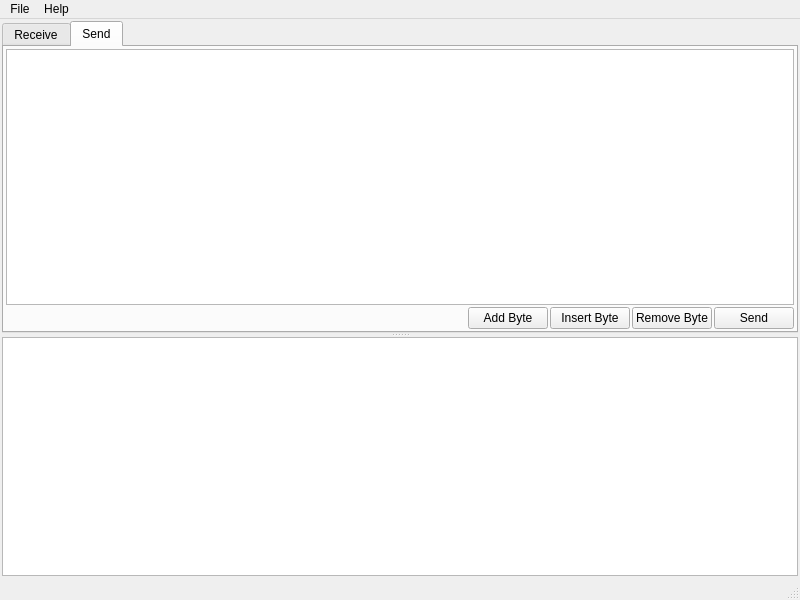
<?xml version="1.0" encoding="UTF-8"?>
<ui version="4.0">
 <class>MainWindow</class>
 <widget class="QMainWindow" name="MainWindow">
  <property name="geometry">
   <rect>
    <x>0</x>
    <y>0</y>
    <width>800</width>
    <height>600</height>
   </rect>
  </property>
  <property name="windowTitle">
   <string>UART Frame Parser</string>
  </property>
  <widget class="QWidget" name="centralwidget">
   <layout class="QVBoxLayout" name="verticalLayout">
    <property name="spacing">
     <number>2</number>
    </property>
    <property name="leftMargin">
     <number>2</number>
    </property>
    <property name="topMargin">
     <number>2</number>
    </property>
    <property name="rightMargin">
     <number>2</number>
    </property>
    <property name="bottomMargin">
     <number>2</number>
    </property>
    <item>
     <widget class="QSplitter" name="splitter_2">
      <property name="orientation">
       <enum>Qt::Vertical</enum>
      </property>
      <widget class="QTabWidget" name="tabWidget">
       <property name="currentIndex">
        <number>1</number>
       </property>
       <widget class="QWidget" name="receivingTab">
        <attribute name="title">
         <string>Receive</string>
        </attribute>
        <layout class="QHBoxLayout" name="horizontalLayout">
         <property name="spacing">
          <number>2</number>
         </property>
         <property name="leftMargin">
          <number>2</number>
         </property>
         <property name="topMargin">
          <number>2</number>
         </property>
         <property name="rightMargin">
          <number>2</number>
         </property>
         <property name="bottomMargin">
          <number>2</number>
         </property>
         <item>
          <widget class="QWidget" name="widget" native="true">
           <layout class="QHBoxLayout" name="horizontalLayout_2">
            <property name="leftMargin">
             <number>0</number>
            </property>
            <property name="topMargin">
             <number>0</number>
            </property>
            <property name="rightMargin">
             <number>0</number>
            </property>
            <property name="bottomMargin">
             <number>0</number>
            </property>
            <item>
             <widget class="QSplitter" name="splitter">
              <property name="orientation">
               <enum>Qt::Horizontal</enum>
              </property>
              <widget class="QTreeView" name="frameStructureView">
               <property name="editTriggers">
                <set>QAbstractItemView::NoEditTriggers</set>
               </property>
              </widget>
              <widget class="QTreeView" name="attributeView">
               <property name="editTriggers">
                <set>QAbstractItemView::NoEditTriggers</set>
               </property>
              </widget>
             </widget>
            </item>
           </layout>
          </widget>
         </item>
        </layout>
       </widget>
       <widget class="QWidget" name="sendingTab">
        <attribute name="title">
         <string>Send</string>
        </attribute>
        <layout class="QVBoxLayout" name="verticalLayout_2">
         <property name="spacing">
          <number>2</number>
         </property>
         <property name="leftMargin">
          <number>2</number>
         </property>
         <property name="topMargin">
          <number>2</number>
         </property>
         <property name="rightMargin">
          <number>2</number>
         </property>
         <property name="bottomMargin">
          <number>2</number>
         </property>
         <item>
          <widget class="QTableView" name="sendingDataView">
           <property name="selectionMode">
            <enum>QAbstractItemView::SingleSelection</enum>
           </property>
           <property name="selectionBehavior">
            <enum>QAbstractItemView::SelectRows</enum>
           </property>
          </widget>
         </item>
         <item>
          <layout class="QHBoxLayout" name="horizontalLayout_3">
           <item>
            <spacer name="horizontalSpacer">
             <property name="orientation">
              <enum>Qt::Horizontal</enum>
             </property>
             <property name="sizeHint" stdset="0">
              <size>
               <width>40</width>
               <height>20</height>
              </size>
             </property>
            </spacer>
           </item>
           <item>
            <widget class="QPushButton" name="addByteButton">
             <property name="text">
              <string>Add Byte</string>
             </property>
            </widget>
           </item>
           <item>
            <widget class="QPushButton" name="insertByteButton">
             <property name="text">
              <string>Insert Byte</string>
             </property>
            </widget>
           </item>
           <item>
            <widget class="QPushButton" name="removeByteButton">
             <property name="text">
              <string>Remove Byte</string>
             </property>
            </widget>
           </item>
           <item>
            <widget class="QPushButton" name="sendButton">
             <property name="text">
              <string>Send</string>
             </property>
            </widget>
           </item>
          </layout>
         </item>
        </layout>
       </widget>
      </widget>
      <widget class="QTreeView" name="historyView">
       <property name="editTriggers">
        <set>QAbstractItemView::NoEditTriggers</set>
       </property>
      </widget>
     </widget>
    </item>
   </layout>
  </widget>
  <widget class="QMenuBar" name="menubar">
   <property name="geometry">
    <rect>
     <x>0</x>
     <y>0</y>
     <width>800</width>
     <height>17</height>
    </rect>
   </property>
   <widget class="QMenu" name="menu">
    <property name="title">
     <string>File</string>
    </property>
    <addaction name="actionSettings"/>
    <addaction name="separator"/>
    <addaction name="actionExit"/>
   </widget>
   <widget class="QMenu" name="menuHelp">
    <property name="title">
     <string>Help</string>
    </property>
    <addaction name="actionAbout"/>
   </widget>
   <addaction name="menu"/>
   <addaction name="menuHelp"/>
  </widget>
  <widget class="QStatusBar" name="statusbar"/>
  <action name="actionExit">
   <property name="text">
    <string>Exit</string>
   </property>
   <property name="shortcut">
    <string>Ctrl+Q</string>
   </property>
  </action>
  <action name="actionSettings">
   <property name="text">
    <string>Settings</string>
   </property>
  </action>
  <action name="actionAbout">
   <property name="text">
    <string>About</string>
   </property>
  </action>
 </widget>
 <resources/>
 <connections/>
</ui>
